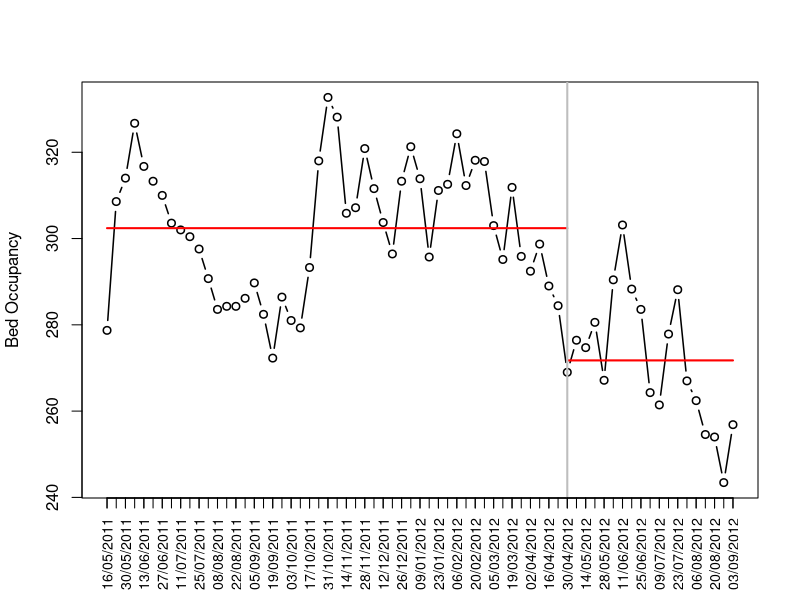
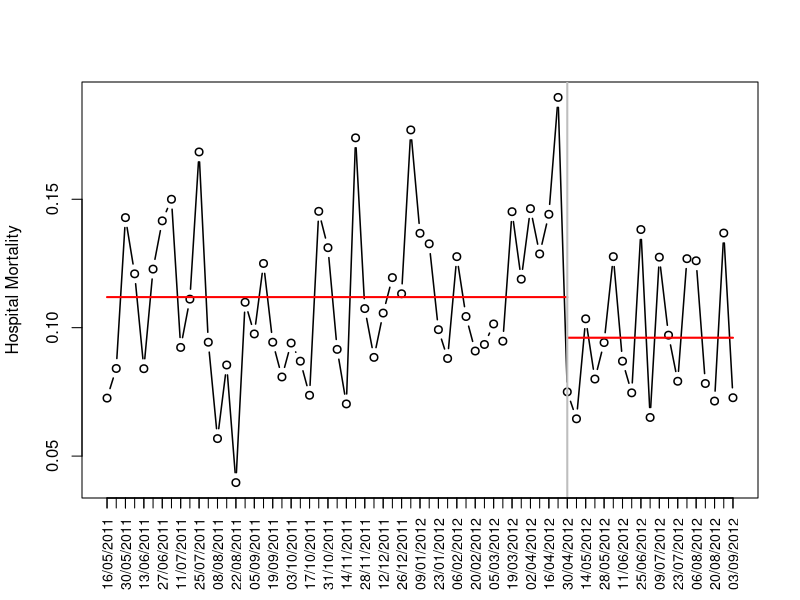
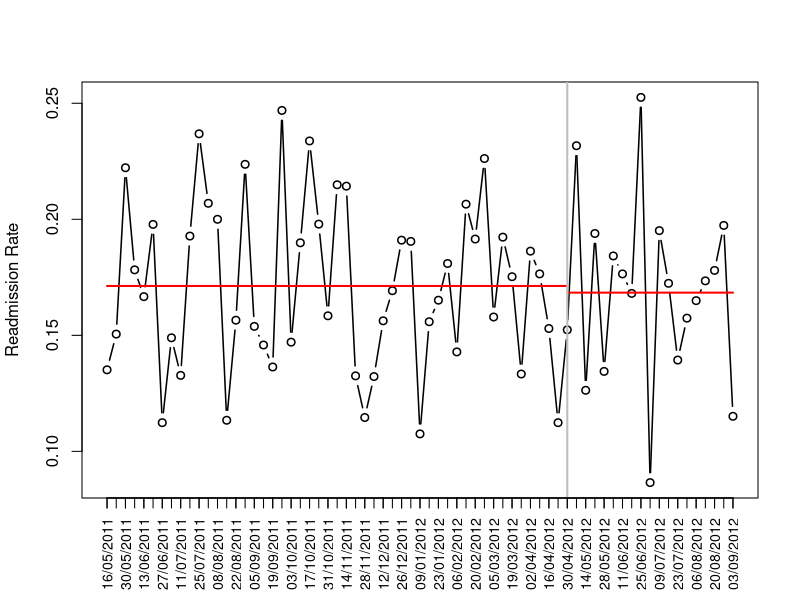
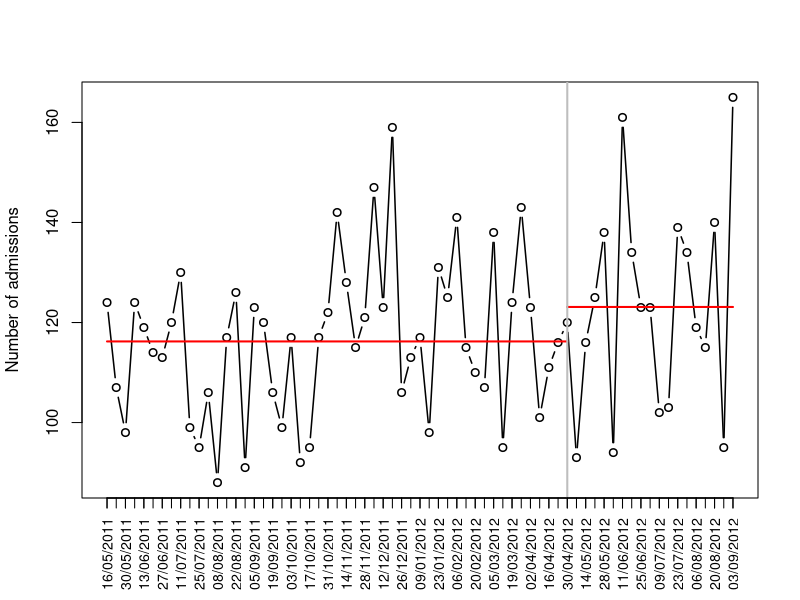

Write the R code that produced these figures, in order.
df <-  na.omit(read.csv("MyData.csv", header=T))
# pdf("outcomes.pdf",width=10, height=10)
# par(mfcol=c(4,1))
plot(df$seqid,df$avgbedocc, type='b', ylab="Bed Occupancy", xlab="", xaxt='n', lwd=1.5)
segments(x0=1,y0=mean(df$avgbedocc[1:50]), x1=51, y1=mean(df$avgbedocc[1:50]), lwd=2, col='red')
segments(x0=51,y0=mean(df$avgbedocc[51:69]), x1=69, y1=mean(df$avgbedocc[51:69]), lwd=2, col='red')
abline(v=51, lwd=2, col="grey")
axis(side=1, at=1:69, labels=F)
axis(side=1, at=seq(from=1, to=69, by=2), df$wkco[seq(from=1, to=69, by=2)], las=3, cex.axis=0.85)

plot(df$pdied~df$seqid, type='b', ylab="Hospital Mortality", xlab="", xaxt='n', lwd=1.5)
segments(x0=1,y0=mean(df$pdied[1:50]), x1=51, y1=mean(df$pdied[1:50]), lwd=2, col='red')
segments(x0=51,y0=mean(df$pdied[51:69]), x1=69, y1=mean(df$pdied[51:69]), lwd=2, col='red')
abline(v=51, lwd=2, col="grey")
axis(side=1, at=1:69, labels=F)
axis(side=1, at=seq(from=1, to=69, by=2), df$wkco[seq(from=1, to=69, by=2)], las=3, cex.axis=0.85)

plot(df$readmrate~df$seqid, type='b', ylab="Readmission Rate", xlab="", xaxt='n', lwd=1.5)
segments(x0=1,y0=mean(df$readmrate[1:50]), x1=51, y1=mean(df$readmrate[1:50]), lwd=2, col='red')
segments(x0=51,y0=mean(df$readmrate[51:69]), x1=69, y1=mean(df$readmrate[51:69]), lwd=2, col='red')
abline(v=51, lwd=2, col="grey")
axis(side=1, at=1:69, labels=F)
axis(side=1, at=seq(from=1, to=69, by=2), df$wkco[seq(from=1, to=69, by=2)], las=3, cex.axis=0.85)

plot(df$seqid,df$n, type='b', ylab="Number of admissions", xlab="", xaxt='n', lwd=1.5)
segments(x0=1,y0=mean(df$n[1:50]), x1=51, y1=mean(df$n[1:50]), lwd=2, col='red')
segments(x0=51,y0=mean(df$n[51:69]), x1=69, y1=mean(df$n[51:69]), lwd=2, col='red')
abline(v=51, lwd=2, col="grey")
axis(side=1, at=1:69, labels=F)
axis(side=1, at=seq(from=1, to=69, by=2), df$wkco[seq(from=1, to=69, by=2)], las=3, cex.axis=0.85)

# dev.off()
